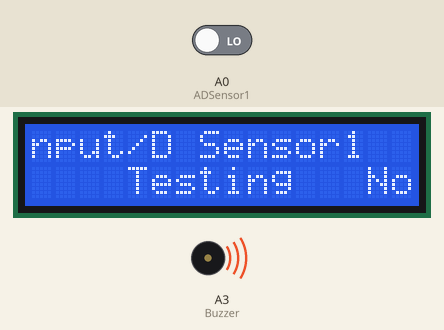
This sketch was run on a simulated Arduino Uno, built with avr-gcc and run on an emulated ATmega328P. Shown: 16×2 character LCD, buzzer (waves = sounding, pin HIGH). Inputs (shaded band) come from the test bench; at power-on: A0 (ADSensor1) LOW.

Above: at 4.2 s.
4.3 s: A0 (ADSensor1) driven HIGH
At 5.1 s:
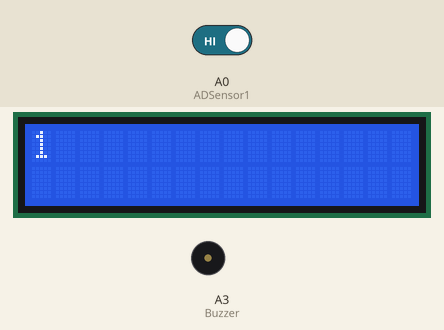
6.1 s: A0 (ADSensor1) driven LOW
At 8.8 s:
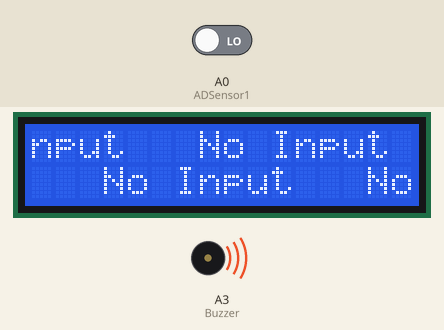
At 14.7 s:
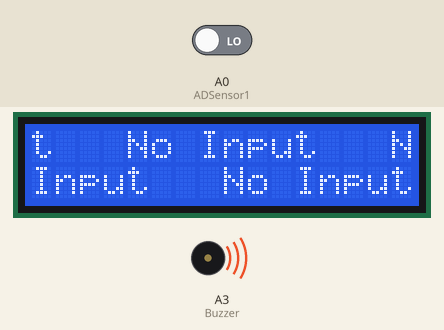
Timing chart, 0 to 16.2 s (numbered marks = the images above; inputs shaded):
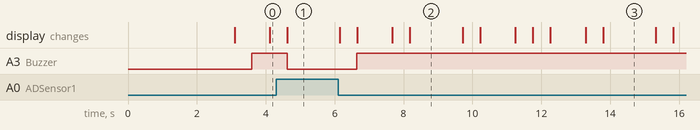

Measured:
- after the input at 4.3 s, A3 (Buzzer): HIGH → LOW after 0.32 s; the display: changes after 0.32 s (image 1)
- after the input at 6.1 s, A3 (Buzzer): LOW → HIGH after 0.54 s; the display: first changes at once (image 2 shows a later state)
- what the display in image 2 shows lasts 1.5 s, from 8.2 s to 9.7 s

The sketch:

ANALOG_DIGITAL_SENSOR1_TESTING.ino
```cpp
#include <Wire.h>
#include <LiquidCrystal_I2C.h>

LiquidCrystal_I2C lcd(0x27, 16, 2);

const int ADSensor1 = A0;                     // Pin number A0 of arduino connected to A/D Sensor 1
const int Buzzer = A3;                        // Pin number A3 of arduino connected to Buzzer Module
int BuzzerState = 0;                          // Variable for initializing


int ADSensor1_A_State = 0;
int ADSensor1_D_State = 0;


void setup()
{
  pinMode(ADSensor1, INPUT);
  pinMode(Buzzer, OUTPUT);
  BuzzerState = LOW;
  lcd.begin();
  lcd.clear();
  lcd.print("   A/D Sensor1");
  lcd.setCursor(0, 1);
  lcd.print("    Testing");
  delay(3000);
}


void loop()
{
//  ADSensor1_A_State = analogRead(ADSensor1);
  ADSensor1_D_State = digitalRead(ADSensor1);
//
//  if (ADSensor1_D_State == LOW)
//  {
//    lcd.clear();
//    lcd.print("Analog = ");
//    lcd.print(ADSensor1_A_State);
//    lcd.setCursor(0, 1);
//    lcd.print("Input Detected");
//    delay(500);
//  }

  if (ADSensor1_D_State == HIGH)
  {
    lcd.clear();
//    lcd.print("Digital = ");
    lcd.print(ADSensor1_D_State);
    lcd.setCursor(0, 1);
    BuzzerState = LOW;
    digitalWrite(Buzzer, BuzzerState);
    delay(500);
  }

   else{
    lcd.print("   No Input");
    delay(500);
    BuzzerState = HIGH;
    digitalWrite(Buzzer, BuzzerState);
//    delay(500);
  }

}
```
